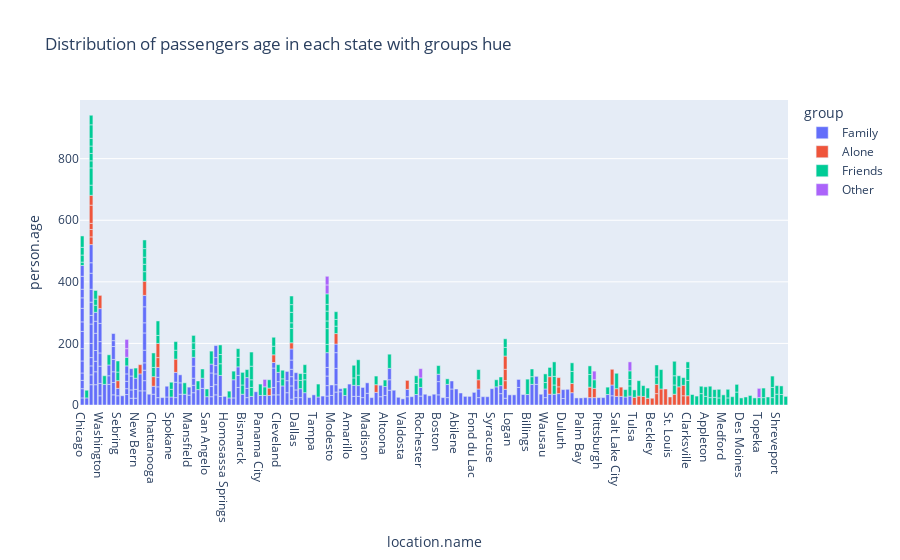

The notebook cell this image was saved under:
### Code cell
import plotly.express as px

long_df = px.data.medals_long()

fig = px.bar(phase1_df, x="location.name", y="person.age", color="group", title="Distribution of passengers age in each state with groups hue")
fig.show()

### Figure 1 — Plotly figure (JSON) as saved in the notebook; plotly's stock layout.template omitted (floating-point values rounded to 4 significant figures; data arrays with more than 128 entries replaced by an {"elided": "..."} marker saying what was removed)
{"data": [{"alignmentgroup": "True", "hovertemplate": "group=Family<br>location.name=%{x}<br>person.age=%{y}<extra></extra>", "legendgroup": "Family", "marker": {"color": "#636efa", "pattern": {"shape": ""}}, "name": "Family", "offsetgroup": "Family", "orientation": "v", "showlegend": true, "textposition": "auto", "type": "bar", "x": {"elided": "263 str values"}, "xaxis": "x", "y": {"elided": "263 int values"}, "yaxis": "y"}, {"alignmentgroup": "True", "hovertemplate": "group=Alone<br>location.name=%{x}<br>person.age=%{y}<extra></extra>", "legendgroup": "Alone", "marker": {"color": "#EF553B", "pattern": {"shape": ""}}, "name": "Alone", "offsetgroup": "Alone", "orientation": "v", "showlegend": true, "textposition": "auto", "type": "bar", "x": ["Orlando", "Tulsa", "New York City", "Visalia", "New York City", "Wilmington", "Albany", "Tuscaloosa", "Chattanooga", "Las Vegas", "Orlando", "Washington", "Great Falls", "Pueblo", "Denver", "Killeen", "Grand Island", "Beckley", "Salinas", "San Diego", "New York City", "Denver", "Wichita", "Kennewick", "Farmington", "Bakersfield", "St. Louis", "Sebring", "Lexington", "Lake Charles", "Salt Lake City", "Albuquerque", "Denver", "New York City", "Champaign", "New York City", "Columbia", "Bakersfield", "Savannah", "Lansing", "Boise", "Longview", "Savannah", "Anchorage", "Wichita", "Jonesboro", "Clarksville"], "xaxis": "x", "y": [32, 25, 25, 24, 24, 57, 25, 51, 31, 46, 46, 43, 29, 29, 28, 28, 22, 22, 30, 20, 20, 37, 37, 52, 52, 22, 26, 25, 35, 25, 25, 43, 43, 59, 59, 32, 30, 30, 30, 30, 30, 34, 34, 34, "30", "30", "30"], "yaxis": "y"}, {"alignmentgroup": "True", "hovertemplate": "group=Friends<br>location.name=%{x}<br>person.age=%{y}<extra></extra>", "legendgroup": "Friends", "marker": {"color": "#00cc96", "pattern": {"shape": ""}}, "name": "Friends", "offsetgroup": "Friends", "orientation": "v", "showlegend": true, "textposition": "auto", "type": "bar", "x": {"elided": "172 str values"}, "xaxis": "x", "y": {"elided": "172 mixed values"}, "yaxis": "y"}, {"alignmentgroup": "True", "hovertemplate": "group=Other<br>location.name=%{x}<br>person.age=%{y}<extra></extra>", "legendgroup": "Other", "marker": {"color": "#ab63fa", "pattern": {"shape": ""}}, "name": "Other", "offsetgroup": "Other", "orientation": "v", "showlegend": true, "textposition": "auto", "type": "bar", "x": ["Cumberland", "Austin", "Waco", "Austin", "Jacksonville", "Columbia", "Jacksonville", "Rochester", "Topeka"], "xaxis": "x", "y": [24, 29, 29, 28, 28, 28, 30, 30, 30], "yaxis": "y"}], "layout": {"barmode": "relative", "legend": {"title": {"text": "group"}, "tracegroupgap": 0}, "title": {"text": "Distribution of passengers age in each state with groups hue"}, "xaxis": {"anchor": "y", "domain": [0, 1], "title": {"text": "location.name"}}, "yaxis": {"anchor": "x", "domain": [0, 1], "title": {"text": "person.age"}}}}
